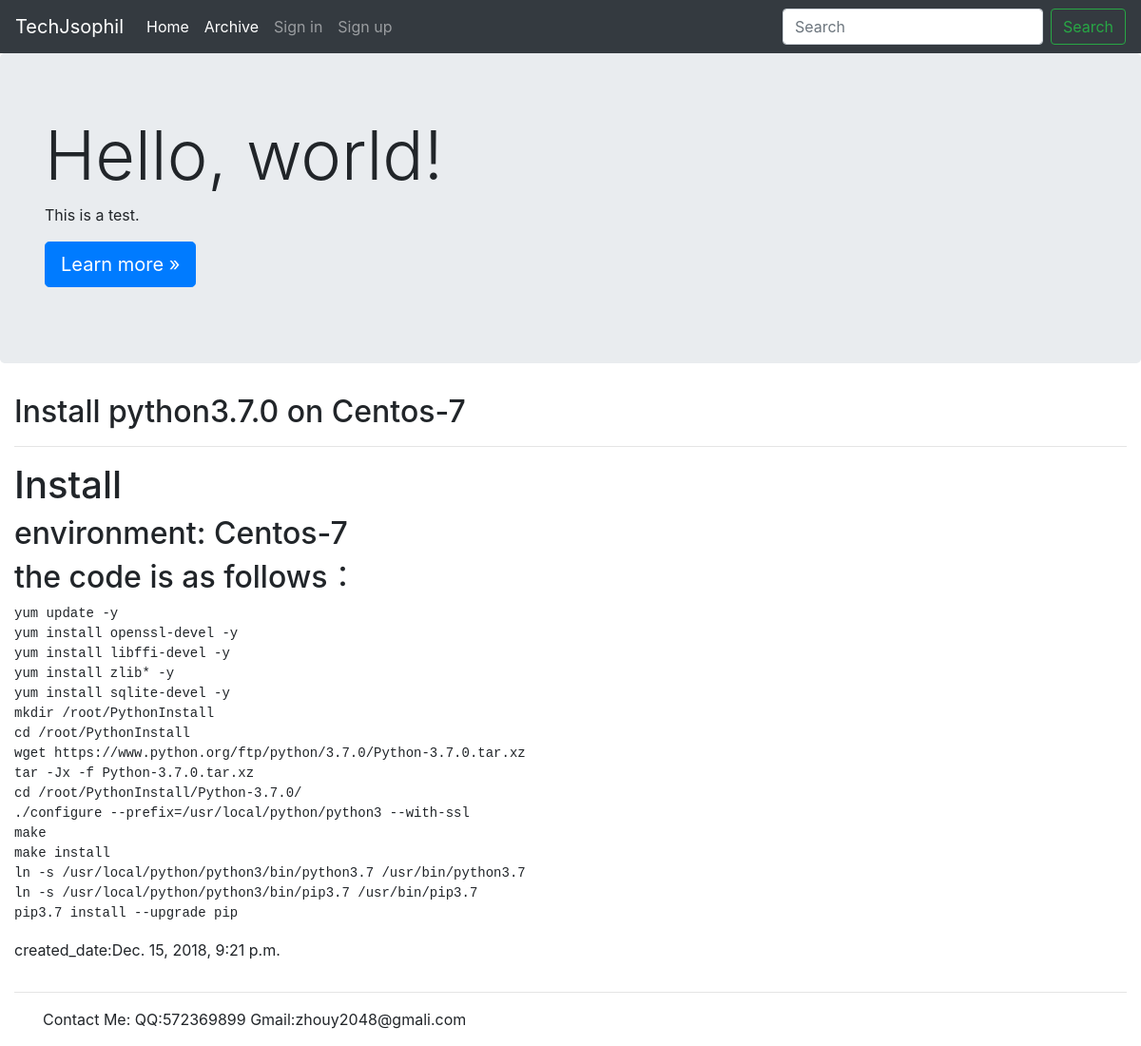
/articles/1/, run on the app's committed database.
### articles/models.py (models this page shows, shortened)
class Article(models.Model):
    title = models.CharField(max_length=100)
    body = models.TextField()
    archive = models.ForeignKey('Archive',on_delete=models.PROTECT,null=True)
    created_date = models.DateTimeField(auto_now_add=True)

### articles/views.py (the view)
# urls.py: path('<int:pk>/', views.article_detail,name="detail"),
def article_detail(request, pk):
    article = Article.objects.get(pk=pk)
    article.body =markdown.markdown(article.body,
                                    extensions=[
                                    'markdown.extensions.extra',
                                    'markdown.extensions.codehilite',
                                    'markdown.extensions.toc',
                                    ])
    return render(request, 'articles/article_detail.html', {'article':article})

### articles/templates/articles/article_detail.html
{% extends 'base_layout.html' %}
{% block content %}
<div class="row">
  <div class="container-fluid">
    <h2>{{ article.title }}</h2>
    <hr>
    {{ article.body|safe }}
    <p>created_date:{{ article.created_date }}</p>
  </div>
</div>
{% endblock %}

### static/jumbotron.css (style rules this page uses)
body { padding-top: 3.5rem; }

### data on the page
Article: title "Install python3.7.0 on Centos-7", body "Install environment: Centos-7 the code is as follows： yum update -y yum install openssl-devel -y yum install libffi-devel -y yum install zlib* -y yum install sqlite-devel -y mkdir /root/PythonInstall cd /root/PythonInstall wget https://www.python.org/ftp/python/3.7.0/Python-3.7.0.tar.xz tar -Jx -f Python-3.7.0.tar.xz cd /root/PythonInstall/Python-3.7.0/ ./configure --prefix=/usr/local/python/python3 --with-ssl make make install ln -s /usr/local/python/python3/bin/python3.7 /usr/bin/python3.7 ln -s /usr/local/python/python3/bin/pip3.7 /usr/bin/pip3.7 pip3.7 install --upgrade pip", created_date "Dec. 15, 2018, 9:21 p.m."
